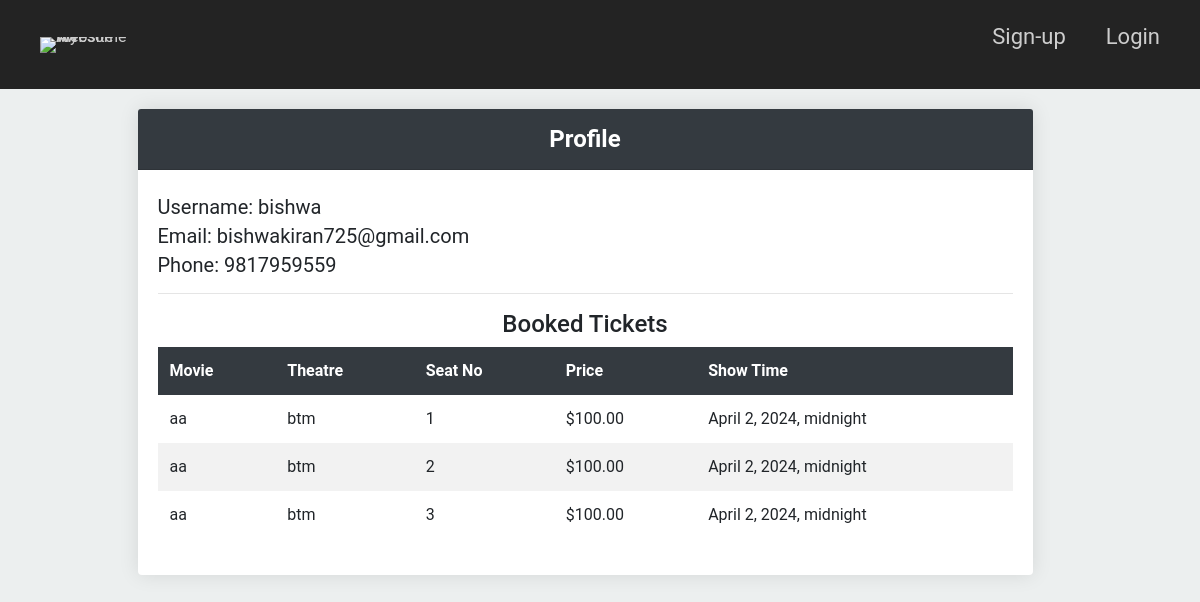
The page /profile/ (signed in) on the database as committed earlier.
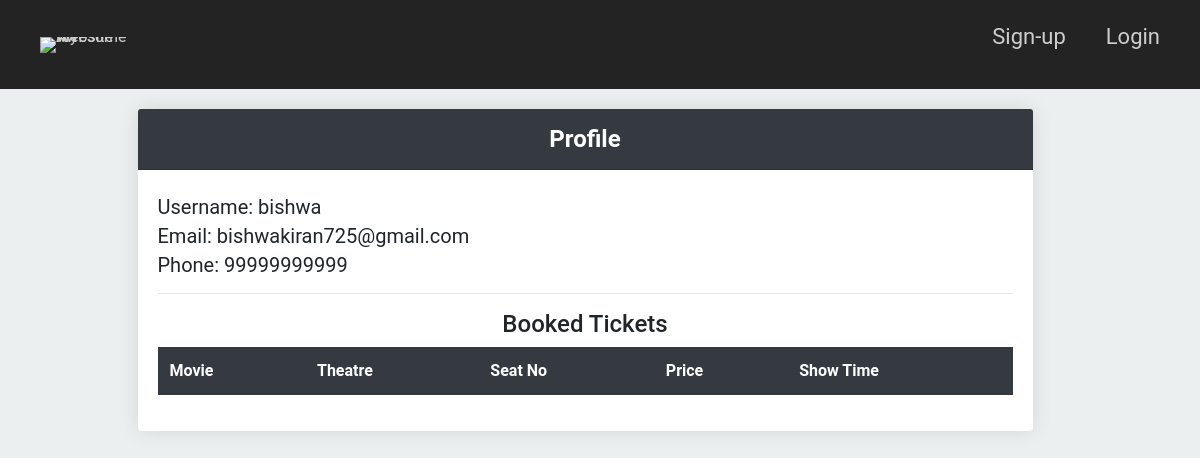
The same page on the database as committed later.
### app/models.py (models this page shows, shortened)
class Customer(models.Model):
    username= models.CharField(max_length=100)
    cid = models.AutoField(primary_key=True)
    email = models.EmailField(max_length=100)
    password = models.CharField(max_length=100)
    phone_no = models.CharField(max_length=15)

class Ticket(models.Model):
    STATUS_CHOICES = [
        ('booked', 'Booked'),
        ('not_booked', 'Not Booked'),
    ]
    id = models.AutoField(primary_key=True)
    hall_no = models.CharField(max_length=50)
    price = models.DecimalField(max_digits=10, decimal_places=2)
    seat_no = models.CharField(max_length=50)
    status = models.CharField(max_length=20, choices=STATUS_CHOICES, default='not_booked')
    show = models.ForeignKey(Show, on_delete=models.CASCADE)
    customer = models.ForeignKey(Customer, on_delete=models.CASCADE, null=True, blank=True)

class Show(models.Model):
    id = models.AutoField(primary_key=True)
    start_time = models.DateTimeField()
    end_time = models.DateTimeField()
    language = models.CharField(max_length=50)
    movie = models.ForeignKey(Movie, on_delete=models.CASCADE)
    theatre = models.ForeignKey(Theatre, on_delete=models.CASCADE)  # Add this line

class Movie(models.Model):
    title = models.CharField(max_length=100)
    actors = models.TextField()
    director = models.CharField(max_length=100)
    poster = models.ImageField(upload_to='movie_posters/')
    banner = models.ImageField(upload_to='movie_banners/')
    description = models.TextField()

class Theatre(models.Model):
    id = models.AutoField(primary_key=True)
    name = models.CharField(max_length=100)
    location = models.CharField(max_length=100)

### app/views.py (the view)
    def _wrapped_view_func(request, *args, **kwargs):
        if 'user_id' not in request.session:
            return HttpResponseRedirect(reverse('login'))
        return view_func(request, *args, **kwargs)

### app/views.py (called while the page is built)
def login_required_custom(view_func):
    def _wrapped_view_func(request, *args, **kwargs):
        if 'user_id' not in request.session:
            return HttpResponseRedirect(reverse('login'))
        return view_func(request, *args, **kwargs)
    return _wrapped_view_func

@login_required_custom
def profile_view(request):
    customer_id = request.session.get('user_id')
    customer = Customer.objects.get(cid=customer_id)
    tickets = Ticket.objects.filter(customer=customer)
    return render(request, 'app/profile.html', {'customer': customer, 'tickets': tickets})

### app/templates/app/profile.html (shortened to what this page needs)
{% load static %}
<!DOCTYPE html>
<html lang="en">
<head>
    <link rel="stylesheet" href="https://maxcdn.bootstrapcdn.com/bootstrap/4.5.2/css/bootstrap.min.css">
    <link rel="stylesheet" type="text/css" href="{% static 'main.css' %}">
</head>
<body>
    <nav class="menu-container">
        <a href="/" class="menu-logo">
          <img src="https://media.discordapp.net/attachments/1254807118293241889/1260092589768446063/Fun_Panda_illustration_Movie_Logo_1.png?ex=668e102c&is=668cbeac&hm=8051f3326afc40a08b9deccb47346f3df16fa8674cf543494e48dc61ce365d0a&=&format=webp&quality=lossless&width=625&height=470" alt="My Awesome Website"/>
        </a>
        <div class="menu">
          <ul>
            <li>
              <a href="signup">
                Sign-up
              </a>
            </li>
            <li>
              <a href="login">
                Login
              </a>
            </li>
          </ul>
        </div>
      </nav>
    <div class="container">
        <div class="row justify-content-center" style="width: 100%;">
            <div class="col-md-10">
                <div class="card">
                    <div class="card-header">
                        Profile
                    </div>
                    <div class="card-body">
                        <div class="profile-info">
                            <h5>Username: {{ customer.username }}</h5>
                            <h5>Email: {{ customer.email }}</h5>
                            <h5>Phone: {{ customer.phone_no }}</h5>
                        </div>
                        <hr>
                        <h4 class="text-center">Booked Tickets</h4>
                        <table class="table table-hover">
                            <thead>
                                <tr>
                                    <th>Movie</th>
                                    <th>Theatre</th>
                                    <th>Seat No</th>
                                    <th>Price</th>
                                    <th>Show Time</th>
                                </tr>
                            </thead>
                            <tbody>
                                {% for ticket in tickets %}
                                <tr>
                                    <td>{{ ticket.show.movie.title }}</td>
                                    <td>{{ ticket.show.theatre.name }}</td>
                                    <td>{{ ticket.seat_no }}</td>
                                    <td>${{ ticket.price }}</td>
                                    <td>{{ ticket.show.start_time }}</td>
                                </tr>
                                {% endfor %}
                            </tbody>
                        </table>
                    </div>
                </div>
            </div>
        </div>
    </div>
</body>
</html>

Rows that differ between the two databases and show on the page:
no longer on this page (row edited): Ticket: show.movie "aa", show.theatre.name "btm", seat_no "1", price "100.00", show.start_time "April 2, 2024, midnight"
no longer on this page (row edited): Ticket: show.movie "aa", show.theatre.name "btm", seat_no "2", price "100.00", show.start_time "April 2, 2024, midnight"
no longer on this page (row edited): Ticket: show.movie "aa", show.theatre.name "btm", seat_no "3", price "100.00", show.start_time "April 2, 2024, midnight"
changed Customer "bishwa": phone_no "9817959559" → "99999999999"
